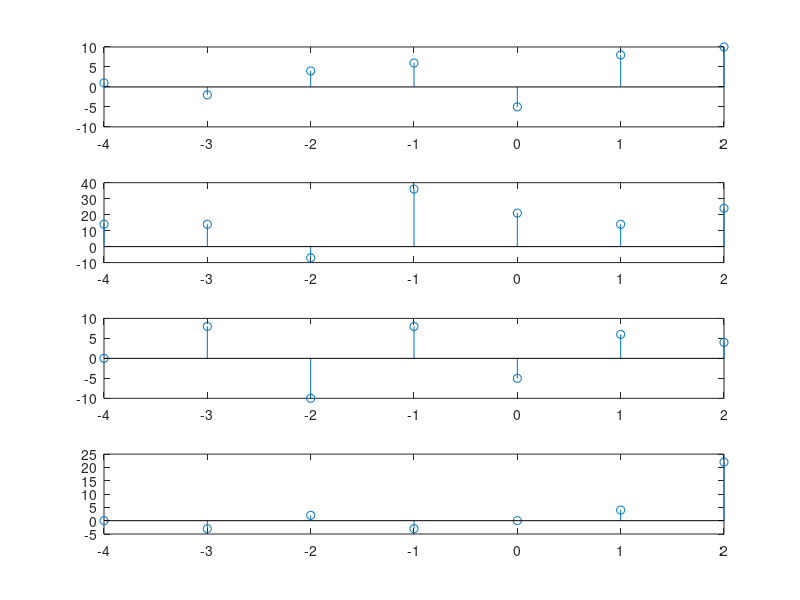

Reproduce this figure in MATLAB.
x = [1,-2,4,6,-5,8,10];
n = -4:2;

x1 = 3 .* [x(3:end) zeros(1,2)] + [zeros(1,4) x(1:3)] + 2 .* x;
x2 = [x(5:end) zeros(1,4)] .* [zeros(1,1) x(1:6)] + [zeros(1,2) x(end:-1:3)];

x3 = zeros(1, length(x));

for k = 1 : 1 : 5
    x3 = x3 + n .* [zeros(1,k) x(1:length(x) - k)];
end
figure(1);
subplot(4,1,1);
stem(n,x);

subplot(4,1,2);
stem(n,x1);

subplot(4,1,3);
stem(n,x2);

subplot(4,1,4);
stem(n,x3);
